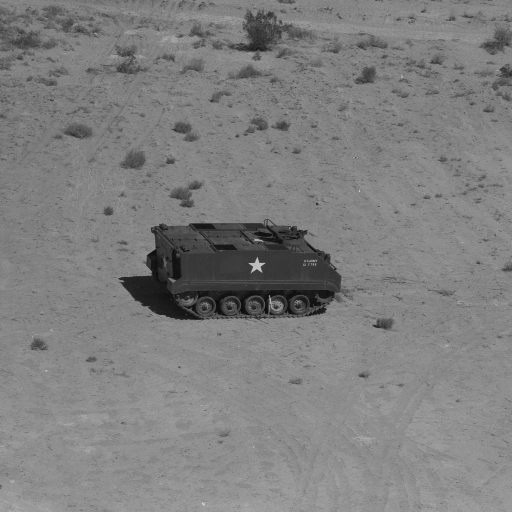
#> input picture misc/7.1.08.tiff, 512 x 512 px, found by its file name
$ python 'lab-10-a (morphology).py'
#> lines starting #> are read from the running program, lines starting #| are printed output that depends on the picture
import numpy as np
from skimage.morphology import binary_dilation as bwdilate
import skimage.data as data
import skimage.exposure as ex
import matplotlib.pyplot as plt

#c = plt.imread('D:\\DIP\\Dataset\\misc\\morph_text.png')
c = plt.imread('D:\\DIP\\Dataset\\misc\\7.1.08.tiff')
#> c is the input picture: shape (512, 512); min 12, max 215, mean 127.2
sel = np.ones((3,3))
c_01 = bwdilate(c,sel)
#> c_01: shape (512, 512) bool; every value is 1


plt.subplot(1,2,1)
plt.axis('off')
plt.title('Binary image')
plt.imshow(c, cmap='gray')

plt.subplot(1,2,2)
plt.axis('off')
plt.title('Dilation (Once) of the binary image')
plt.imshow(ex.rescale_intensity(c_01,out_range=(0.0,1.0)),cmap='gray')

plt.show()
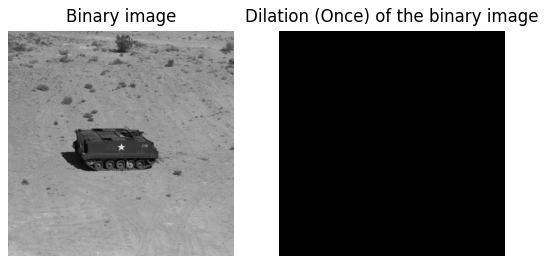
#> figure drawn by matplotlib, 2 panels
